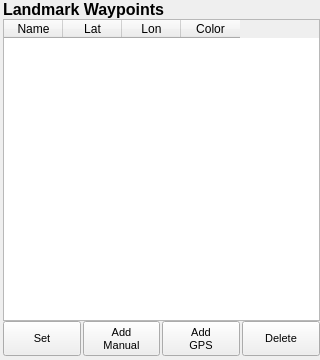
         <widget class="QWidget" name="widget_2" native="true">
          <property name="sizePolicy">
           <sizepolicy hsizetype="Fixed" vsizetype="Fixed">
            <horstretch>0</horstretch>
            <verstretch>0</verstretch>
           </sizepolicy>
          </property>
          <property name="minimumSize">
           <size>
            <width>320</width>
            <height>360</height>
           </size>
          </property>
          <property name="maximumSize">
           <size>
            <width>320</width>
            <height>360</height>
           </size>
          </property>
          <layout class="QGridLayout" name="gridLayout_3">
           <property name="leftMargin">
            <number>3</number>
           </property>
           <property name="topMargin">
            <number>0</number>
           </property>
           <property name="rightMargin">
            <number>0</number>
           </property>
           <property name="bottomMargin">
            <number>0</number>
           </property>
           <property name="spacing">
            <number>0</number>
           </property>
           <item row="0" column="0">
            <layout class="QVBoxLayout" name="verticalLayout_5">
             <property name="spacing">
              <number>0</number>
             </property>
             <item>
              <widget class="QLabel" name="label_3">
               <property name="font">
                <font>
                 <pointsize>12</pointsize>
                 <weight>75</weight>
                 <bold>true</bold>
                </font>
               </property>
               <property name="text">
                <string>Landmark Waypoints</string>
               </property>
              </widget>
             </item>
             <item>
              <widget class="QTableWidget" name="landmark_waypoints_table_widget">
               <property name="sizePolicy">
                <sizepolicy hsizetype="Expanding" vsizetype="Expanding">
                 <horstretch>0</horstretch>
                 <verstretch>0</verstretch>
                </sizepolicy>
               </property>
               <property name="minimumSize">
                <size>
                 <width>0</width>
                 <height>0</height>
                </size>
               </property>
               <property name="maximumSize">
                <size>
                 <width>16777215</width>
                 <height>9999999</height>
                </size>
               </property>
               <property name="styleSheet">
                <string notr="true"/>
               </property>
               <property name="horizontalScrollBarPolicy">
                <enum>Qt::ScrollBarAlwaysOff</enum>
               </property>
               <property name="alternatingRowColors">
                <bool>false</bool>
               </property>
               <property name="selectionMode">
                <enum>QAbstractItemView::ExtendedSelection</enum>
               </property>
               <property name="selectionBehavior">
                <enum>QAbstractItemView::SelectRows</enum>
               </property>
               <property name="sortingEnabled">
                <bool>false</bool>
               </property>
               <property name="cornerButtonEnabled">
                <bool>false</bool>
               </property>
               <attribute name="horizontalHeaderVisible">
                <bool>true</bool>
               </attribute>
               <attribute name="horizontalHeaderCascadingSectionResizes">
                <bool>false</bool>
               </attribute>
               <attribute name="horizontalHeaderDefaultSectionSize">
                <number>59</number>
               </attribute>
               <attribute name="horizontalHeaderMinimumSectionSize">
                <number>53</number>
               </attribute>
               <attribute name="verticalHeaderVisible">
                <bool>false</bool>
               </attribute>
               <attribute name="verticalHeaderCascadingSectionResizes">
                <bool>false</bool>
               </attribute>
               <attribute name="verticalHeaderDefaultSectionSize">
                <number>30</number>
               </attribute>
               <column>
                <property name="text">
                 <string>Name</string>
                </property>
               </column>
               <column>
                <property name="text">
                 <string>Lat</string>
                </property>
               </column>
               <column>
                <property name="text">
                 <string>Lon</string>
                </property>
               </column>
               <column>
                <property name="text">
                 <string>Color</string>
                </property>
               </column>
              </widget>
             </item>
             <item>
              <layout class="QHBoxLayout" name="horizontalLayout_9">
               <property name="spacing">
                <number>2</number>
               </property>
               <property name="bottomMargin">
                <number>4</number>
               </property>
               <item>
                <widget class="QPushButton" name="landmark_waypoints_set_button">
                 <property name="sizePolicy">
                  <sizepolicy hsizetype="Fixed" vsizetype="Fixed">
                   <horstretch>0</horstretch>
                   <verstretch>0</verstretch>
                  </sizepolicy>
                 </property>
                 <property name="minimumSize">
                  <size>
                   <width>65</width>
                   <height>35</height>
                  </size>
                 </property>
                 <property name="font">
                  <font>
                   <pointsize>8</pointsize>
                  </font>
                 </property>
                 <property name="styleSheet">
                  <string notr="true"/>
                 </property>
                 <property name="text">
                  <string>Set</string>
                 </property>
                </widget>
               </item>
               <item>
                <widget class="QPushButton" name="landmark_waypoints_add_manual_button">
                 <property name="sizePolicy">
                  <sizepolicy hsizetype="Fixed" vsizetype="Fixed">
                   <horstretch>0</horstretch>
                   <verstretch>0</verstretch>
                  </sizepolicy>
                 </property>
                 <property name="minimumSize">
                  <size>
                   <width>65</width>
                   <height>35</height>
                  </size>
                 </property>
                 <property name="font">
                  <font>
                   <pointsize>8</pointsize>
                  </font>
                 </property>
                 <property name="styleSheet">
                  <string notr="true"/>
                 </property>
                 <property name="text">
                  <string>Add
Manual</string>
                 </property>
                </widget>
               </item>
               <item>
                <widget class="QPushButton" name="landmark_waypoints_add_gps_button">
                 <property name="sizePolicy">
                  <sizepolicy hsizetype="Fixed" vsizetype="Fixed">
                   <horstretch>0</horstretch>
                   <verstretch>0</verstretch>
                  </sizepolicy>
                 </property>
                 <property name="minimumSize">
                  <size>
                   <width>65</width>
                   <height>35</height>
                  </size>
                 </property>
                 <property name="font">
                  <font>
                   <pointsize>8</pointsize>
                  </font>
                 </property>
                 <property name="styleSheet">
                  <string notr="true"/>
                 </property>
                 <property name="text">
                  <string>Add
GPS</string>
                 </property>
                </widget>
               </item>
               <item>
                <widget class="QPushButton" name="landmark_waypoints_delete_button">
                 <property name="sizePolicy">
                  <sizepolicy hsizetype="Fixed" vsizetype="Fixed">
                   <horstretch>0</horstretch>
                   <verstretch>0</verstretch>
                  </sizepolicy>
                 </property>
                 <property name="minimumSize">
                  <size>
                   <width>65</width>
                   <height>35</height>
                  </size>
                 </property>
                 <property name="font">
                  <font>
                   <pointsize>8</pointsize>
                  </font>
                 </property>
                 <property name="styleSheet">
                  <string notr="true"/>
                 </property>
                 <property name="text">
                  <string>Delete</string>
                 </property>
                </widget>
               </item>
              </layout>
             </item>
            </layout>
           </item>
          </layout>
         </widget>
